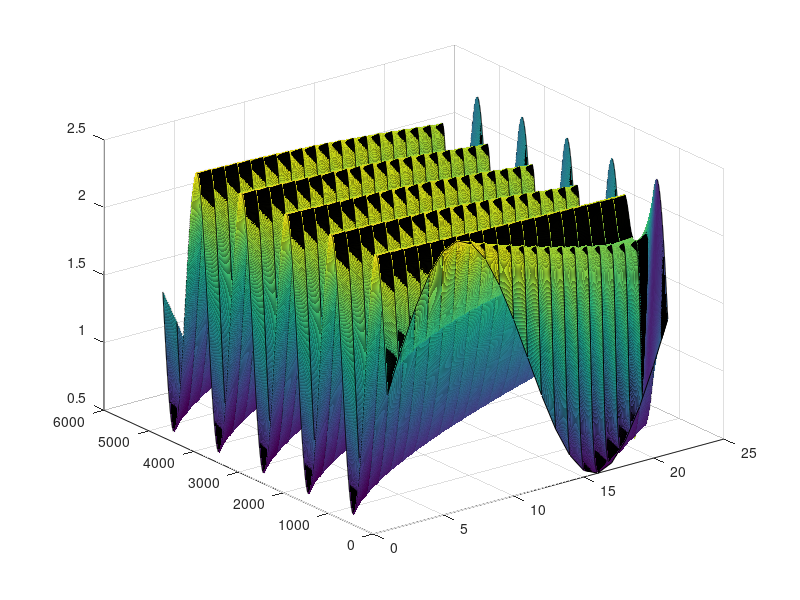

This chart was generated by the following MATLAB code:
maxT=5;
minT=0;
minX=0;
maxX=1;
deltaT=0.001;
deltaX=0.05;

Nt=maxT/deltaT+1;
Nx=maxX/deltaX+1;

u=zeros(Nt,Nx);

% initial condition
for i=1:Nx
    u(1,i)=1.5+sin(2*pi*(i-1)*deltaX);
end

% boundary condition (PBC)
for i=1:Nt
    u(i,1)=1.5+sin(2*pi*(i-1)*deltaT);
    u(i,Nx)=1.5+sin(2*pi*(i-1)*deltaT);
end

%implement the scheme
for i=2:Nt
    for j=2:(Nx-1)
        u(i,j)=u(i-1,j)-(deltaT/deltaX)*(u(i-1,j)*u(i-1,j)/2-u(i-1,j-1)*u(i-1,j-1)/2);
    end
end

%get the needed result
finalU=u(Nt,:);
%plot(finalU)
surf(u)